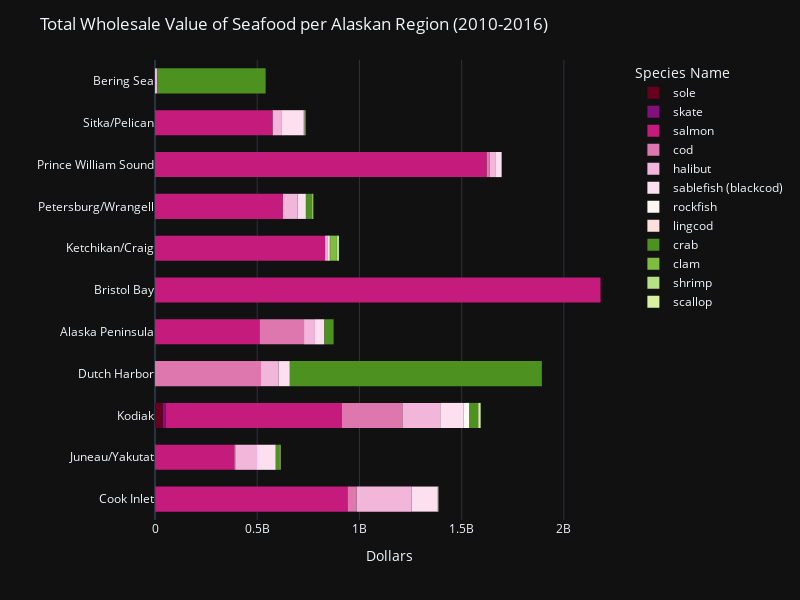

Here is the notebook cell this chart was saved with:
### Markdown cell above
The histogram above shows the total weight of seafood production that was reported by each Alaskan region. Prince William Sound produced the most seafood (in terms of weight) while the Bering Sea produced the least. 

The histogram is colored by SpeciesName to show the specific species that each area is producing. For most areas, except the Bering Sea and the Dutch Harbor, salmon was mainly produced. The Bering Sea mainly produced crab and the Dutch Harbor produced mainly cod with a considerable amount of crab.

### Code cell
fig = px.histogram(DFseafoodmaskedfinal,
                y = 'AreaName',
                   x = 'TotalWholesaleValue',
                  color = 'SpeciesGroup',
                  color_discrete_map = {'rockfish':'#fff7f3',
                                        'salmon':'#c51b7d',
                                       'cod':'#de77ae',
                                       'halibut':'#f1b6da',
                                       'sablefish (blackcod)':'#fde0ef',
                                        'sole':'#67001f',
                                       'crab':'#4d9221',
                                       'shrimp':'#b8e186',
                                       'clam':'#7fbc41',
                                       'scallop':'#d9f0a3',
                                       'skate':'#810f7c',
                                       'lingcod':'#fde0dd'},
                  category_orders={'SpeciesGroup' : ['sole', 
                                                     'skate',
                                                     'salmon',
                                                     'cod', 
                                                     'halibut', 
                                                     'sablefish (blackcod)',
                                                     'rockfish',
                                                    'lingcod',
                                                    'crab',
                                                    'clam',
                                                    'shrimp',
                                                     'scallop']})


fig.update_layout(title='Total Wholesale Value of Seafood per Alaskan Region (2010-2016)',
                  xaxis_title="Dollars",
                  yaxis_title = ' ',
                  template='plotly_dark',
                  legend_title='Species Name',
                  bargap = 0.4,
                  autosize=False,
                  width=800,
                  height=600)
fig.show()

### Figure 1 — Plotly figure (JSON) as saved in the notebook; plotly's stock layout.template omitted (floating-point values rounded to 4 significant figures; data arrays with more than 128 entries replaced by an {"elided": "..."} marker saying what was removed)
{"data": [{"alignmentgroup": "True", "bingroup": "y", "histfunc": "sum", "hovertemplate": "SpeciesGroup=sole<br>sum of TotalWholesaleValue=%{x}<br>AreaName=%{y}<extra></extra>", "legendgroup": "sole", "marker": {"color": "#67001f", "pattern": {"shape": ""}}, "name": "sole", "offsetgroup": "sole", "orientation": "h", "showlegend": true, "type": "histogram", "x": [18166, 13109, 220080, 1416694, 2099917, 1817798, 1912996, 175044, 20122, 408957, 1238409, 2006369, 2536559, 52667, 563405, 1128029, 1995338, 2351767, 49894, 889454, 712337, 2097578, 1873120, 143584, 44157, 384906, 1495113, 3410971, 1938859, 83142, 23322, 53069, 28236, 169386, 987457, 1556702, 2286148], "xaxis": "x", "y": ["Cook Inlet", "Juneau/Yakutat", "Kodiak", "Kodiak", "Kodiak", "Kodiak", "Kodiak", "Kodiak", "Kodiak", "Kodiak", "Kodiak", "Kodiak", "Kodiak", "Kodiak", "Kodiak", "Kodiak", "Kodiak", "Kodiak", "Kodiak", "Kodiak", "Kodiak", "Kodiak", "Kodiak", "Kodiak", "Kodiak", "Kodiak", "Kodiak", "Kodiak", "Kodiak", "Dutch Harbor", "Dutch Harbor", "Kodiak", "Kodiak", "Kodiak", "Kodiak", "Kodiak", "Kodiak"], "yaxis": "y"}, {"alignmentgroup": "True", "bingroup": "y", "histfunc": "sum", "hovertemplate": "SpeciesGroup=skate<br>sum of TotalWholesaleValue=%{x}<br>AreaName=%{y}<extra></extra>", "legendgroup": "skate", "marker": {"color": "#810f7c", "pattern": {"shape": ""}}, "name": "skate", "offsetgroup": "skate", "orientation": "h", "showlegend": true, "type": "histogram", "x": [112696, 94772, 833770, 739002, 1116222, 70774, 75386, 1418956, 637967, 1171470, 1393106, 1385544, 111987, 203010, 834237, 2154846, 177709, 266315, 915740, 30212, 457337, 301979, 236467, 1089060], "xaxis": "x", "y": ["Cook Inlet", "Cook Inlet", "Kodiak", "Kodiak", "Kodiak", "Cook Inlet", "Cook Inlet", "Kodiak", "Kodiak", "Kodiak", "Kodiak", "Kodiak", "Cook Inlet", "Cook Inlet", "Kodiak", "Kodiak", "Cook Inlet", "Kodiak", "Kodiak", "Cook Inlet", "Cook Inlet", "Kodiak", "Kodiak", "Kodiak"], "yaxis": "y"}, {"alignmentgroup": "True", "bingroup": "y", "histfunc": "sum", "hovertemplate": "SpeciesGroup=salmon<br>sum of TotalWholesaleValue=%{x}<br>AreaName=%{y}<extra></extra>", "legendgroup": "salmon", "marker": {"color": "#c51b7d", "pattern": {"shape": ""}}, "name": "salmon", "offsetgroup": "salmon", "orientation": "h", "showlegend": true, "type": "histogram", "x": {"elided": "274 int values"}, "xaxis": "x", "y": {"elided": "274 str values"}, "yaxis": "y"}, {"alignmentgroup": "True", "bingroup": "y", "histfunc": "sum", "hovertemplate": "SpeciesGroup=cod<br>sum of TotalWholesaleValue=%{x}<br>AreaName=%{y}<extra></extra>", "legendgroup": "cod", "marker": {"color": "#de77ae", "pattern": {"shape": ""}}, "name": "cod", "offsetgroup": "cod", "orientation": "h", "showlegend": true, "type": "histogram", "x": [32689513, 6271076, 52018324, 293406, 83952, 45779193, 6754, 931153, 359480, 38251365, 6733133, 93597850, 444024, 59999739, 9423, 5074235, 141509, 26375979, 8333400, 100866774, 452774, 92843, 52811076, 3576938, 15214, 42226447, 6717844, 85918632, 1033640, 4165, 40238827, 8908, 1931366, 8922, 46459290, 6935337, 100657945, 1030368, 10625, 44296558, 2329216, 14499, 31342784, 9441166, 85377760, 1456668, 26060, 53002744, 5746, 1846382, 15829], "xaxis": "x", "y": ["Alaska Peninsula", "Cook Inlet", "Dutch Harbor", "Juneau/Yakutat", "Ketchikan/Craig", "Kodiak", "Petersburg/Wrangell", "Prince William Sound", "Sitka/Pelican", "Alaska Peninsula", "Cook Inlet", "Dutch Harbor", "Juneau/Yakutat", "Kodiak", "Petersburg/Wrangell", "Prince William Sound", "Sitka/Pelican", "Alaska Peninsula", "Cook Inlet", "Dutch Harbor", "Juneau/Yakutat", "Ketchikan/Craig", "Kodiak", "Prince William Sound", "Sitka/Pelican", "Alaska Peninsula", "Cook Inlet", "Dutch Harbor", "Juneau/Yakutat", "Ketchikan/Craig", "Kodiak", "Petersburg/Wrangell", "Prince William Sound", "Sitka/Pelican", "Alaska Peninsula", "Cook Inlet", "Dutch Harbor", "Juneau/Yakutat", "Ketchikan/Craig", "Kodiak", "Prince William Sound", "Sitka/Pelican", "Alaska Peninsula", "Cook Inlet", "Dutch Harbor", "Juneau/Yakutat", "Ketchikan/Craig", "Kodiak", "Petersburg/Wrangell", "Prince William Sound", "Sitka/Pelican"], "yaxis": "y"}, {"alignmentgroup": "True", "bingroup": "y", "histfunc": "sum", "hovertemplate": "SpeciesGroup=halibut<br>sum of TotalWholesaleValue=%{x}<br>AreaName=%{y}<extra></extra>", "legendgroup": "halibut", "marker": {"color": "#f1b6da", "pattern": {"shape": ""}}, "name": "halibut", "offsetgroup": "halibut", "orientation": "h", "showlegend": true, "type": "histogram", "x": [16607847, 73371634, 24949085, 23198559, 2180503, 42308729, 12386615, 7887275, 12536696, 11493938, 35542345, 30290570, 19903149, 1910392, 44596487, 9455835, 6079239, 11445960, 10778043, 42693441, 15553847, 14774777, 1548088, 33759662, 10911786, 5552854, 9046211, 5503818, 6429989, 46071094, 6847688, 15840271, 1294575, 22222607, 10754754, 3539854, 8604153, 3307012, 3309187, 32705535, 14362014, 1612806, 20757429, 14187965, 3916404, 5685469, 2091009, 37590847, 8828036, 18499204, 2128679, 21403432, 13635308, 2802317], "xaxis": "x", "y": ["Alaska Peninsula", "Cook Inlet", "Dutch Harbor", "Juneau/Yakutat", "Ketchikan/Craig", "Kodiak", "Petersburg/Wrangell", "Prince William Sound", "Sitka/Pelican", "Alaska Peninsula", "Cook Inlet", "Dutch Harbor", "Juneau/Yakutat", "Ketchikan/Craig", "Kodiak", "Petersburg/Wrangell", "Prince William Sound", "Sitka/Pelican", "Alaska Peninsula", "Cook Inlet", "Dutch Harbor", "Juneau/Yakutat", "Ketchikan/Craig", "Kodiak", "Petersburg/Wrangell", "Prince William Sound", "Sitka/Pelican", "Alaska Peninsula", "Bering Sea", "Cook Inlet", "Dutch Harbor", "Juneau/Yakutat", "Ketchikan/Craig", "Kodiak", "Petersburg/Wrangell", "Prince William Sound", "Sitka/Pelican", "Alaska Peninsula", "Bering Sea", "Cook Inlet", "Juneau/Yakutat", "Ketchikan/Craig", "Kodiak", "Petersburg/Wrangell", "Prince William Sound", "Alaska Peninsula", "Bering Sea", "Cook Inlet", "Dutch Harbor", "Juneau/Yakutat", "Ketchikan/Craig", "Kodiak", "Petersburg/Wrangell", "Prince William Sound"], "yaxis": "y"}, {"alignmentgroup": "True", "bingroup": "y", "histfunc": "sum", "hovertemplate": "SpeciesGroup=sablefish (blackcod)<br>sum of TotalWholesaleValue=%{x}<br>AreaName=%{y}<extra></extra>", "legendgroup": "sablefish (blackcod)", "marker": {"color": "#fde0ef", "pattern": {"shape": ""}}, "name": "sablefish (blackcod)", "offsetgroup": "sablefish (blackcod)", "orientation": "h", "showlegend": true, "type": "histogram", "x": [7364141, 20488770, 12355945, 15960418, 2638081, 17608754, 5403657, 5967596, 18995526, 10205778, 28719514, 12969274, 18875268, 3431340, 23783164, 7538243, 8575301, 27405356, 8296881, 26709168, 8120125, 19485997, 1900894, 22328920, 7830618, 4902342, 23183927, 7603089, 14996165, 7999635, 10881362, 1571622, 16960769, 6142138, 4836801, 18418569, 6818102, 12693652, 7280599, 12014237, 741029, 16527367, 6919881, 3222138, 20239736, 5552278, 23203585, 5235864, 12181476, 2006905, 15594728, 6732864], "xaxis": "x", "y": ["Alaska Peninsula", "Cook Inlet", "Dutch Harbor", "Juneau/Yakutat", "Ketchikan/Craig", "Kodiak", "Petersburg/Wrangell", "Prince William Sound", "Sitka/Pelican", "Alaska Peninsula", "Cook Inlet", "Dutch Harbor", "Juneau/Yakutat", "Ketchikan/Craig", "Kodiak", "Petersburg/Wrangell", "Prince William Sound", "Sitka/Pelican", "Alaska Peninsula", "Cook Inlet", "Dutch Harbor", "Juneau/Yakutat", "Ketchikan/Craig", "Kodiak", "Petersburg/Wrangell", "Prince William Sound", "Sitka/Pelican", "Alaska Peninsula", "Cook Inlet", "Dutch Harbor", "Juneau/Yakutat", "Ketchikan/Craig", "Kodiak", "Petersburg/Wrangell", "Prince William Sound", "Sitka/Pelican", "Alaska Peninsula", "Cook Inlet", "Dutch Harbor", "Juneau/Yakutat", "Ketchikan/Craig", "Kodiak", "Petersburg/Wrangell", "Prince William Sound", "Sitka/Pelican", "Alaska Peninsula", "Cook Inlet", "Dutch Harbor", "Juneau/Yakutat", "Ketchikan/Craig", "Kodiak", "Petersburg/Wrangell"], "yaxis": "y"}, {"alignmentgroup": "True", "bingroup": "y", "histfunc": "sum", "hovertemplate": "SpeciesGroup=rockfish<br>sum of TotalWholesaleValue=%{x}<br>AreaName=%{y}<extra></extra>", "legendgroup": "rockfish", "marker": {"color": "#fff7f3", "pattern": {"shape": ""}}, "name": "rockfish", "offsetgroup": "rockfish", "orientation": "h", "showlegend": true, "type": "histogram", "x": {"elided": "293 int values"}, "xaxis": "x", "y": {"elided": "293 str values"}, "yaxis": "y"}, {"alignmentgroup": "True", "bingroup": "y", "histfunc": "sum", "hovertemplate": "SpeciesGroup=lingcod<br>sum of TotalWholesaleValue=%{x}<br>AreaName=%{y}<extra></extra>", "legendgroup": "lingcod", "marker": {"color": "#fde0dd", "pattern": {"shape": ""}}, "name": "lingcod", "offsetgroup": "lingcod", "orientation": "h", "showlegend": true, "type": "histogram", "x": [27915, 207904, 4677, 6697, 21305, 19559, 226315, 6625, 135274, 16905, 48821, 19312, 48401, 261738, 20129, 193498, 15444, 277687, 25547, 34363, 571023, 36309, 177204, 33540, 33516, 27462, 48443, 446081, 41318, 148260, 44618, 50679, 33323, 14690, 315852, 35287, 155199, 28030, 16989, 30095, 190552], "xaxis": "x", "y": ["Cook Inlet", "Juneau/Yakutat", "Ketchikan/Craig", "Kodiak", "Petersburg/Wrangell", "Prince William Sound", "Sitka/Pelican", "Cook Inlet", "Juneau/Yakutat", "Ketchikan/Craig", "Kodiak", "Petersburg/Wrangell", "Prince William Sound", "Sitka/Pelican", "Cook Inlet", "Juneau/Yakutat", "Ketchikan/Craig", "Kodiak", "Petersburg/Wrangell", "Prince William Sound", "Sitka/Pelican", "Cook Inlet", "Juneau/Yakutat", "Ketchikan/Craig", "Kodiak", "Petersburg/Wrangell", "Prince William Sound", "Sitka/Pelican", "Cook Inlet", "Juneau/Yakutat", "Ketchikan/Craig", "Kodiak", "Petersburg/Wrangell", "Prince William Sound", "Sitka/Pelican", "Cook Inlet", "Juneau/Yakutat", "Ketchikan/Craig", "Kodiak", "Petersburg/Wrangell", "Sitka/Pelican"], "yaxis": "y"}, {"alignmentgroup": "True", "bingroup": "y", "histfunc": "sum", "hovertemplate": "SpeciesGroup=crab<br>sum of TotalWholesaleValue=%{x}<br>AreaName=%{y}<extra></extra>", "legendgroup": "crab", "marker": {"color": "#4d9221", "pattern": {"shape": ""}}, "name": "crab", "offsetgroup": "crab", "orientation": "h", "showlegend": true, "type": "histogram", "x": [2056393, 19451809, 35496849, 6829457, 2050691, 1115186, 50913200, 976385, 27444472, 88954238, 1697168, 2718709, 2814996, 1741577, 5688352, 6697922, 1580260, 77525123, 15180258, 90669492, 1834089, 28425958, 76606563, 1645568, 1277423, 7461982, 897765, 3598370, 6416327, 3251864, 1332447, 11015102, 111957234, 10382045, 138236051, 3498888, 19993102, 55475314, 1294624, 2568820, 354393, 5696829, 2484028, 6379418, 3187061, 2018305, 10199290, 103603022, 4414672, 108081441, 27613100, 61010278, 1468909, 71748, 2571835, 2488752, 1384117, 1136276, 94905954, 2042182, 30168332, 79139386, 34831285, 65461195, 3487645, 2799172, 2039150, 3222313, 63822190, 670526, 3737150, 39239578, 91157180, 31677127, 73387059, 3150116, 3102112], "xaxis": "x", "y": ["Alaska Peninsula", "Alaska Peninsula", "Bering Sea", "Bering Sea", "Dutch Harbor", "Dutch Harbor", "Dutch Harbor", "Dutch Harbor", "Dutch Harbor", "Dutch Harbor", "Juneau/Yakutat", "Juneau/Yakutat", "Kodiak", "Kodiak", "Kodiak", "Petersburg/Wrangell", "Petersburg/Wrangell", "Bering Sea", "Bering Sea", "Dutch Harbor", "Dutch Harbor", "Dutch Harbor", "Dutch Harbor", "Juneau/Yakutat", "Kodiak", "Kodiak", "Kodiak", "Kodiak", "Petersburg/Wrangell", "Petersburg/Wrangell", "Petersburg/Wrangell", "Alaska Peninsula", "Bering Sea", "Bering Sea", "Dutch Harbor", "Dutch Harbor", "Dutch Harbor", "Dutch Harbor", "Juneau/Yakutat", "Juneau/Yakutat", "Kodiak", "Kodiak", "Kodiak", "Petersburg/Wrangell", "Petersburg/Wrangell", "Alaska Peninsula", "Alaska Peninsula", "Bering Sea", "Dutch Harbor", "Dutch Harbor", "Dutch Harbor", "Dutch Harbor", "Juneau/Yakutat", "Ketchikan/Craig", "Kodiak", "Kodiak", "Petersburg/Wrangell", "Sitka/Pelican", "Bering Sea", "Bering Sea", "Dutch Harbor", "Dutch Harbor", "Dutch Harbor", "Dutch Harbor", "Juneau/Yakutat", "Kodiak", "Sitka/Pelican", "Bering Sea", "Bering Sea", "Bering Sea", "Bering Sea", "Dutch Harbor", "Dutch Harbor", "Dutch Harbor", "Dutch Harbor", "Juneau/Yakutat", "Kodiak"], "yaxis": "y"}, {"alignmentgroup": "True", "bingroup": "y", "histfunc": "sum", "hovertemplate": "SpeciesGroup=clam<br>sum of TotalWholesaleValue=%{x}<br>AreaName=%{y}<extra></extra>", "legendgroup": "clam", "marker": {"color": "#7fbc41", "pattern": {"shape": ""}}, "name": "clam", "offsetgroup": "clam", "orientation": "h", "showlegend": true, "type": "histogram", "x": [7841054, 155694, 6360935, 7299641, 65324, 5411210, 124896, 3377333, 70464, 2595628, 72297], "xaxis": "x", "y": ["Ketchikan/Craig", "Sitka/Pelican", "Ketchikan/Craig", "Ketchikan/Craig", "Sitka/Pelican", "Ketchikan/Craig", "Sitka/Pelican", "Ketchikan/Craig", "Sitka/Pelican", "Ketchikan/Craig", "Sitka/Pelican"], "yaxis": "y"}, {"alignmentgroup": "True", "bingroup": "y", "histfunc": "sum", "hovertemplate": "SpeciesGroup=shrimp<br>sum of TotalWholesaleValue=%{x}<br>AreaName=%{y}<extra></extra>", "legendgroup": "shrimp", "marker": {"color": "#b8e186", "pattern": {"shape": ""}}, "name": "shrimp", "offsetgroup": "shrimp", "orientation": "h", "showlegend": true, "type": "histogram", "x": [8451, 122110, 66427, 1178011, 845, 613791, 83545, 206973, 6827, 136077, 110615, 1997762, 1262, 57672, 838094, 50576, 285593, 44003, 210376, 2309367, 4147, 116055, 801063, 2267, 19098, 103412, 60986, 271392, 1505, 1885263, 23653, 73674, 1030509, 1645, 78095, 1070, 225164, 34920, 249665, 1956070, 8097, 147659, 51915, 758393, 2135, 130730, 205341, 17856, 248251, 5570, 1046413, 19778, 166336, 491182, 54665, 2413, 271405], "xaxis": "x", "y": ["Juneau/Yakutat", "Juneau/Yakutat", "Ketchikan/Craig", "Ketchikan/Craig", "Petersburg/Wrangell", "Petersburg/Wrangell", "Prince William Sound", "Sitka/Pelican", "Juneau/Yakutat", "Juneau/Yakutat", "Ketchikan/Craig", "Ketchikan/Craig", "Petersburg/Wrangell", "Petersburg/Wrangell", "Petersburg/Wrangell", "Prince William Sound", "Sitka/Pelican", "Juneau/Yakutat", "Juneau/Yakutat", "Ketchikan/Craig", "Petersburg/Wrangell", "Petersburg/Wrangell", "Petersburg/Wrangell", "Prince William Sound", "Prince William Sound", "Sitka/Pelican", "Juneau/Yakutat", "Juneau/Yakutat", "Ketchikan/Craig", "Ketchikan/Craig", "Petersburg/Wrangell", "Petersburg/Wrangell", "Petersburg/Wrangell", "Prince William Sound", "Prince William Sound", "Sitka/Pelican", "Sitka/Pelican", "Juneau/Yakutat", "Juneau/Yakutat", "Ketchikan/Craig", "Petersburg/Wrangell", "Petersburg/Wrangell", "Petersburg/Wrangell", "Petersburg/Wrangell", "Prince William Sound", "Prince William Sound", "Sitka/Pelican", "Juneau/Yakutat", "Juneau/Yakutat", "Ketchikan/Craig", "Ketchikan/Craig", "Petersburg/Wrangell", "Petersburg/Wrangell", "Petersburg/Wrangell", "Prince William Sound", "Sitka/Pelican", "Sitka/Pelican"], "yaxis": "y"}, {"alignmentgroup": "True", "bingroup": "y", "histfunc": "sum", "hovertemplate": "SpeciesGroup=scallop<br>sum of TotalWholesaleValue=%{x}<br>AreaName=%{y}<extra></extra>", "legendgroup": "scallop", "marker": {"color": "#d9f0a3", "pattern": {"shape": ""}}, "name": "scallop", "offsetgroup": "scallop", "orientation": "h", "showlegend": true, "type": "histogram", "x": [141162, 486626, 1370739, 2389618, 2154257, 3171847, 1453699, 1947225, 1380321], "xaxis": "x", "y": ["Cook Inlet", "Kodiak", "Juneau/Yakutat", "Kodiak", "Kodiak", "Kodiak", "Juneau/Yakutat", "Kodiak", "Kodiak"], "yaxis": "y"}], "layout": {"autosize": false, "bargap": 0.4, "barmode": "relative", "height": 600, "legend": {"title": {"text": "Species Name"}, "tracegroupgap": 0}, "margin": {"t": 60}, "title": {"text": "Total Wholesale Value of Seafood per Alaskan Region (2010-2016)"}, "width": 800, "xaxis": {"anchor": "y", "autorange": true, "domain": [0, 1], "range": [0, 2294000000.0], "title": {"text": "Dollars"}, "type": "linear"}, "yaxis": {"anchor": "x", "autorange": true, "domain": [0, 1], "range": [-0.5, 10.5], "title": {"text": " "}, "type": "category"}}}
